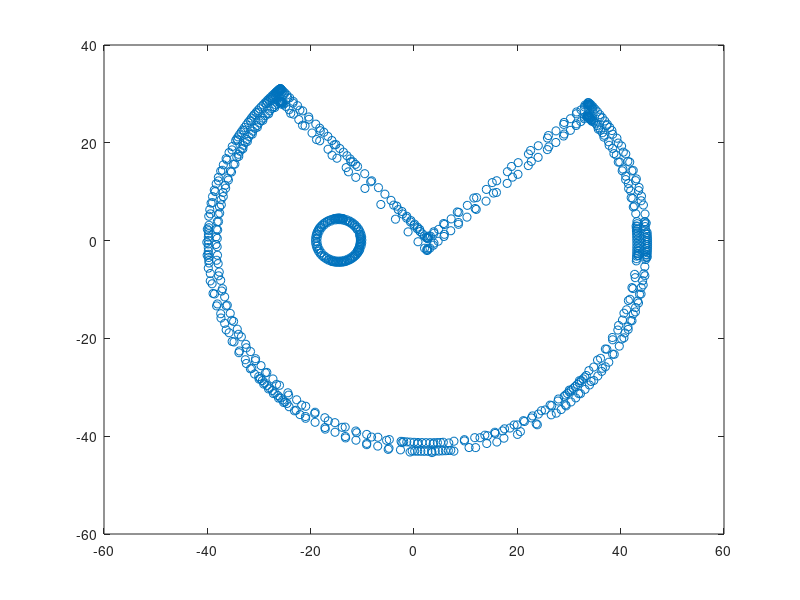

Recreate this plot in MATLAB.
clc;
clf;
clear;
csv = csvread('punktman.csv');

function a = scaling (Sx, Sy)
  a = [Sx,0,0;0,Sy,0;0,0,1];
endfunction 
%
function a = trans (Tx, Ty)
  a = [1,0,Tx;0,1,Ty;0,0,1];
endfunction
%
function a = obrot (obr)
  %zamias cos i sin ---> cosd i sind
  a = [cosd(obr),-sind(obr),0;sind(obr),cosd(obr),0;0,0,1];
endfunction
%
avgX = mean(csv(:,1));
avgY = mean(csv(:,2));

macierz_scaling = scaling(0.01,0.01);
macierz_trans = trans(-avgX, -avgY);
macierz_obrot = obrot(90);

macierz_obrobki_calkowitej = macierz_scaling*macierz_obrot*macierz_trans;
[rows, cols] = size(csv);
csv_out = [csv, ones(rows,1)];
csv_out = macierz_obrobki_calkowitej * csv_out';
csv_out = csv_out';
plot(csv_out(:,1), csv_out(:,2), 'o');
